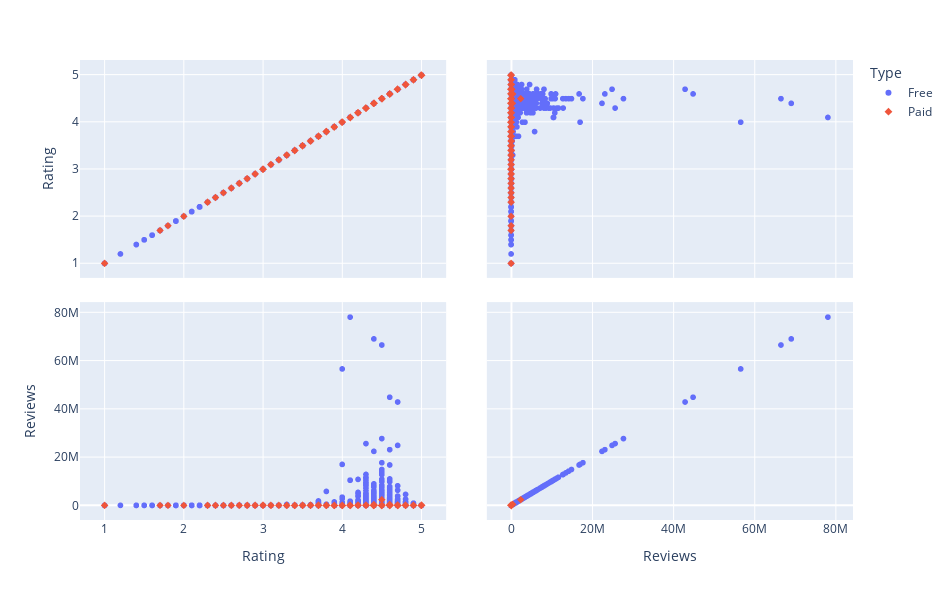

Notebook code for this chart:
### Markdown cell above
## Is there a relationship between rating and the number or reviews?

### Code cell
vs.relations(['Rating', "Reviews"], 'Type')

### Figure 1 — Plotly figure (JSON) as saved in the notebook; plotly's stock layout.template omitted (floating-point values rounded to 4 significant figures; data arrays with more than 128 entries replaced by an {"elided": "..."} marker saying what was removed)
{"data": [{"dimensions": [{"axis": {"matches": true}, "label": "Rating", "values": {"elided": "8902 float values"}}, {"axis": {"matches": true}, "label": "Reviews", "values": {"elided": "8902 int values"}}], "hovertemplate": "Type=Free<br>%{xaxis.title.text}=%{x}<br>%{yaxis.title.text}=%{y}<extra></extra>", "legendgroup": "Free", "marker": {"color": "#636efa", "symbol": "circle"}, "name": "Free", "showlegend": true, "type": "splom"}, {"dimensions": [{"axis": {"matches": true}, "label": "Rating", "values": {"elided": "756 float values"}}, {"axis": {"matches": true}, "label": "Reviews", "values": {"elided": "756 int values"}}], "hovertemplate": "Type=Paid<br>%{xaxis.title.text}=%{x}<br>%{yaxis.title.text}=%{y}<extra></extra>", "legendgroup": "Paid", "marker": {"color": "#EF553B", "symbol": "diamond"}, "name": "Paid", "showlegend": true, "type": "splom"}], "layout": {"autosize": false, "dragmode": "select", "height": 600, "legend": {"title": {"text": "Type"}, "tracegroupgap": 0}, "margin": {"t": 60}, "width": 950}}
